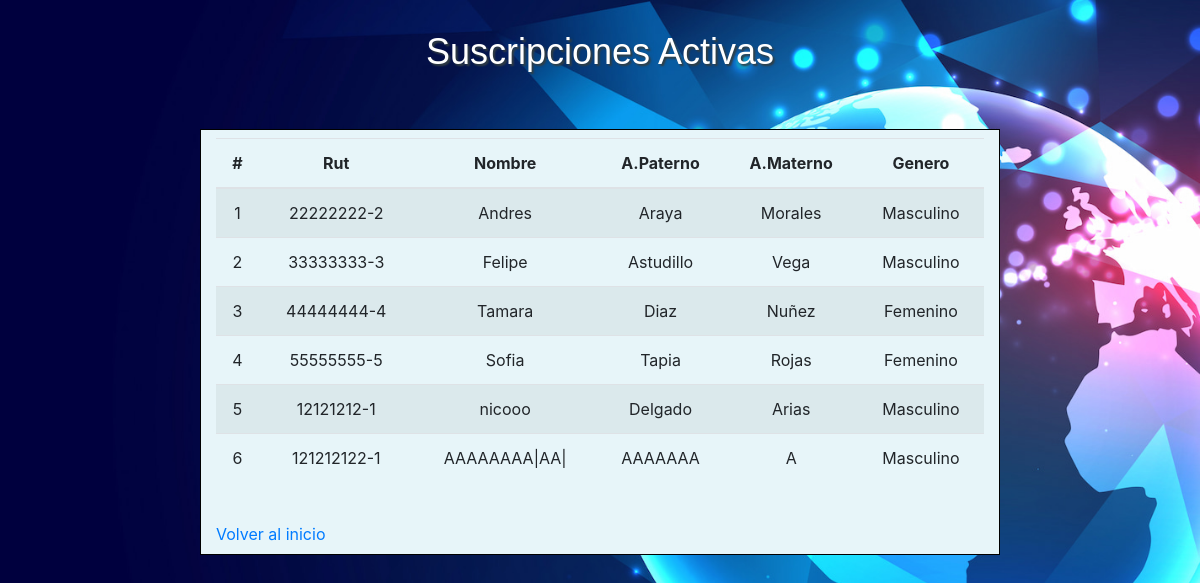
/suscripciones/index, run on an earlier commit of the app's database.
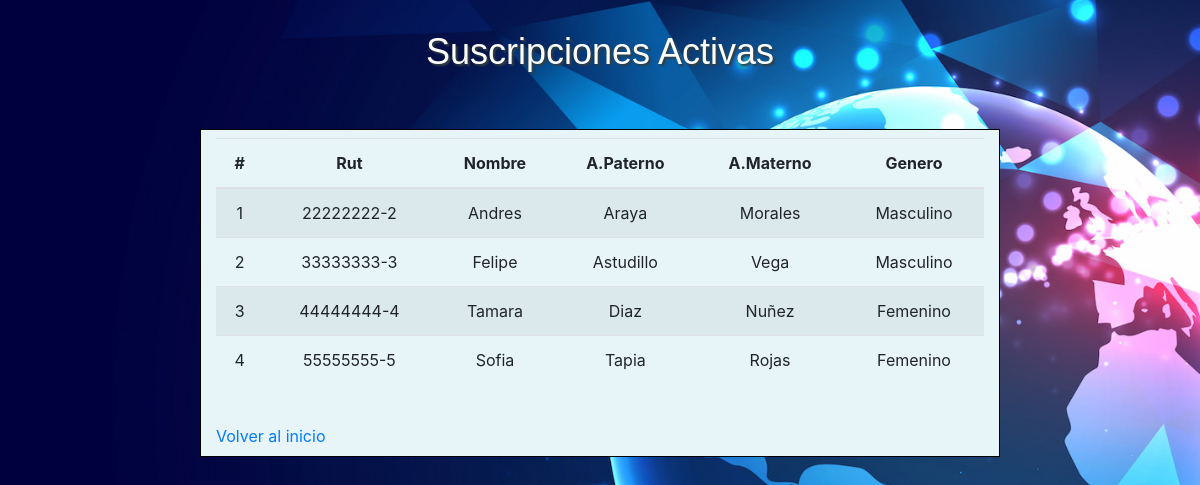
And on a later commit of the database.
### suscripciones/models.py (models this page shows, shortened)
class Suscriptor(models.Model):
    rut = models.CharField(primary_key=True, max_length=10)
    nombre = models.CharField(max_length=20)
    apellido_paterno = models.CharField(max_length=20)
    apellido_materno = models.CharField(max_length=20)
    fecha_nacimiento = models.DateField(blank=False, null=False)
    id_genero = models.ForeignKey('Genero',on_delete=models.CASCADE, db_column='idGenero')
    telefono = models.CharField(max_length=45)
    email = models.EmailField(unique=True, max_length=100, blank=True, null=True)
    direccion = models.CharField(max_length=50, blank=True, null=True)
    activo = models.IntegerField()

class Genero(models.Model):
    id_genero = models.AutoField(db_column='idGenero', primary_key=True)
    genero = models.CharField(max_length=20, blank=False, null=False)

### suscripciones/views.py (the view)
# urls.py: path('index', views.index, name='index'),
def index(request):
    suscripciones= Suscriptor.objects.all()
    context={"suscripciones":suscripciones}
    return render(request, 'suscripciones/index.html', context)

### suscripciones/templates/suscripciones/index.html (shortened to what this page needs)
{% load static %}
<!DOCTYPE html>
<html lang="en">
<head>
    <link rel="stylesheet" href="https://cdn.jsdelivr.net/npm/bootstrap@4.5.3/dist/css/bootstrap.min.css"
>
    <link rel="stylesheet" href="../../static/css/suscripcion_list.css">
</head>
<body>
        <div class="header">
            <h2>Suscripciones Activas</h2>
        </div>
        <br>
        <br>
        <div class="col-sm-12 col-md-6 col-lg-8 col-xl-8" id="table-container">
            <div class="table-responsive py-2">
                <table class="table table-striped">
                    <thead>
                        <tr>
                            <th>#</th>
                            <th>Rut</th>
                            <th>Nombre</th>
                            <th>A.Paterno</th>
                            <th>A.Materno</th>
                            <th>Genero</th>
                        </tr>
                    </thead>
                    <tbody>
                        {% for suscriptor in suscripciones %}
                        <tr>
                            <td>{{forloop.counter}}</td>
                            <td>{{suscriptor.rut}}</td>
                            <td>{{suscriptor.nombre}}</td>
                            <td>{{suscriptor.apellido_paterno}}</td>
                            <td>{{suscriptor.apellido_materno}}</td>
                            <td>{{suscriptor.id_genero.genero}}</td>
                        </tr>
                        {% endfor %}
                    </tbody>
                </table>
                <br>
                <a href="base">Volver al inicio</a>
                <br>
            </div>
        </div>
</body>
</html>

What changed in the data, as far as the page shows it:
removed Suscriptor: rut "12121212-1", nombre "nicooo", apellido_paterno "Delgado", apellido_materno "Arias", id_genero.genero "Masculino"
removed Suscriptor: rut "121212122-1", nombre "AAAAAAAA|AA|", apellido_paterno "AAAAAAA", apellido_materno "A", id_genero.genero "Masculino"
